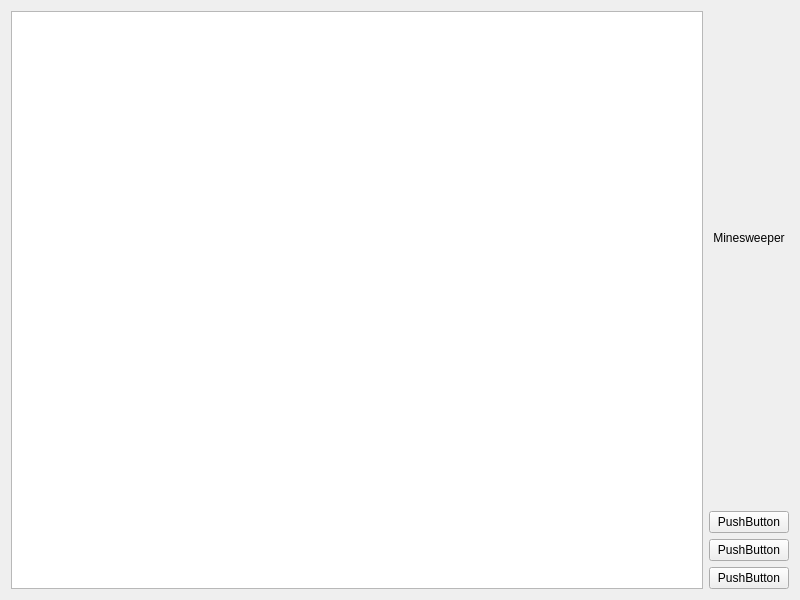
<?xml version="1.0" encoding="UTF-8"?>
<ui version="4.0">
 <class>MinesweeperView</class>
 <widget class="QWidget" name="MinesweeperView">
  <property name="geometry">
   <rect>
    <x>0</x>
    <y>0</y>
    <width>800</width>
    <height>600</height>
   </rect>
  </property>
  <property name="windowTitle">
   <string>Minesweeper</string>
  </property>
  <layout class="QHBoxLayout" name="horizontalLayout">
   <item>
    <widget class="QGraphicsView" name="graphicsView">
     <property name="verticalScrollBarPolicy">
      <enum>Qt::ScrollBarAlwaysOff</enum>
     </property>
     <property name="horizontalScrollBarPolicy">
      <enum>Qt::ScrollBarAlwaysOff</enum>
     </property>
     <property name="sizeAdjustPolicy">
      <enum>QAbstractScrollArea::AdjustToContents</enum>
     </property>
     <property name="interactive">
      <bool>true</bool>
     </property>
    </widget>
   </item>
   <item>
    <layout class="QVBoxLayout" name="menuVerticalLayout">
     <item>
      <widget class="QLabel" name="titleLabel">
       <property name="text">
        <string>Minesweeper</string>
       </property>
       <property name="alignment">
        <set>Qt::AlignCenter</set>
       </property>
      </widget>
     </item>
     <item>
      <spacer name="verticalSpacer">
       <property name="orientation">
        <enum>Qt::Vertical</enum>
       </property>
       <property name="sizeType">
        <enum>QSizePolicy::Fixed</enum>
       </property>
       <property name="sizeHint" stdset="0">
        <size>
         <width>20</width>
         <height>40</height>
        </size>
       </property>
      </spacer>
     </item>
     <item>
      <widget class="QPushButton" name="newButton">
       <property name="text">
        <string>PushButton</string>
       </property>
      </widget>
     </item>
     <item>
      <widget class="QPushButton" name="changeButton">
       <property name="text">
        <string>PushButton</string>
       </property>
      </widget>
     </item>
     <item>
      <widget class="QPushButton" name="quitButton">
       <property name="text">
        <string>PushButton</string>
       </property>
      </widget>
     </item>
    </layout>
   </item>
  </layout>
 </widget>
 <layoutdefault spacing="6" margin="11"/>
 <resources/>
 <connections/>
</ui>
